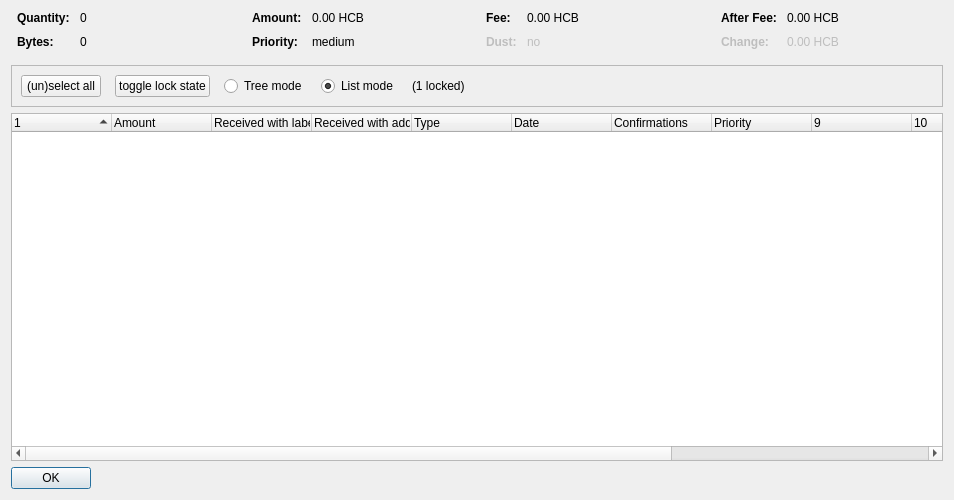
<?xml version="1.0" encoding="UTF-8"?>
<ui version="4.0">
 <class>CoinControlDialog</class>
 <widget class="QDialog" name="CoinControlDialog">
  <property name="geometry">
   <rect>
    <x>0</x>
    <y>0</y>
    <width>954</width>
    <height>500</height>
   </rect>
  </property>
  <property name="windowTitle">
   <string>Coin Selection</string>
  </property>
  <layout class="QVBoxLayout" name="verticalLayout">
   <item>
    <layout class="QHBoxLayout" name="horizontalLayoutTop" stretch="0,0,0,0">
     <property name="topMargin">
      <number>0</number>
     </property>
     <property name="bottomMargin">
      <number>10</number>
     </property>
     <item>
      <layout class="QFormLayout" name="formLayoutCoinControl1">
       <property name="horizontalSpacing">
        <number>10</number>
       </property>
       <property name="verticalSpacing">
        <number>10</number>
       </property>
       <property name="leftMargin">
        <number>6</number>
       </property>
       <property name="rightMargin">
        <number>6</number>
       </property>
       <item row="0" column="0">
        <widget class="QLabel" name="labelCoinControlQuantityText">
         <property name="font">
          <font>
           <weight>75</weight>
           <bold>true</bold>
          </font>
         </property>
         <property name="text">
          <string>Quantity:</string>
         </property>
        </widget>
       </item>
       <item row="0" column="1">
        <widget class="QLabel" name="labelCoinControlQuantity">
         <property name="cursor">
          <cursorShape>IBeamCursor</cursorShape>
         </property>
         <property name="contextMenuPolicy">
          <enum>Qt::ActionsContextMenu</enum>
         </property>
         <property name="text">
          <string notr="true">0</string>
         </property>
         <property name="textInteractionFlags">
          <set>Qt::LinksAccessibleByMouse|Qt::TextSelectableByKeyboard|Qt::TextSelectableByMouse</set>
         </property>
        </widget>
       </item>
       <item row="1" column="0">
        <widget class="QLabel" name="labelCoinControlBytesText">
         <property name="font">
          <font>
           <weight>75</weight>
           <bold>true</bold>
          </font>
         </property>
         <property name="text">
          <string>Bytes:</string>
         </property>
        </widget>
       </item>
       <item row="1" column="1">
        <widget class="QLabel" name="labelCoinControlBytes">
         <property name="cursor">
          <cursorShape>IBeamCursor</cursorShape>
         </property>
         <property name="contextMenuPolicy">
          <enum>Qt::ActionsContextMenu</enum>
         </property>
         <property name="text">
          <string notr="true">0</string>
         </property>
         <property name="textInteractionFlags">
          <set>Qt::LinksAccessibleByMouse|Qt::TextSelectableByKeyboard|Qt::TextSelectableByMouse</set>
         </property>
        </widget>
       </item>
      </layout>
     </item>
     <item>
      <layout class="QFormLayout" name="formLayoutCoinControl2">
       <property name="horizontalSpacing">
        <number>10</number>
       </property>
       <property name="verticalSpacing">
        <number>10</number>
       </property>
       <property name="leftMargin">
        <number>6</number>
       </property>
       <property name="rightMargin">
        <number>6</number>
       </property>
       <item row="0" column="0">
        <widget class="QLabel" name="labelCoinControlAmountText">
         <property name="font">
          <font>
           <weight>75</weight>
           <bold>true</bold>
          </font>
         </property>
         <property name="text">
          <string>Amount:</string>
         </property>
        </widget>
       </item>
       <item row="0" column="1">
        <widget class="QLabel" name="labelCoinControlAmount">
         <property name="cursor">
          <cursorShape>IBeamCursor</cursorShape>
         </property>
         <property name="contextMenuPolicy">
          <enum>Qt::ActionsContextMenu</enum>
         </property>
         <property name="text">
          <string notr="true">0.00 HCB</string>
         </property>
         <property name="textInteractionFlags">
          <set>Qt::LinksAccessibleByMouse|Qt::TextSelectableByKeyboard|Qt::TextSelectableByMouse</set>
         </property>
        </widget>
       </item>
       <item row="1" column="0">
        <widget class="QLabel" name="labelCoinControlPriorityText">
         <property name="font">
          <font>
           <weight>75</weight>
           <bold>true</bold>
          </font>
         </property>
         <property name="text">
          <string>Priority:</string>
         </property>
        </widget>
       </item>
       <item row="1" column="1">
        <widget class="QLabel" name="labelCoinControlPriority">
         <property name="cursor">
          <cursorShape>IBeamCursor</cursorShape>
         </property>
         <property name="contextMenuPolicy">
          <enum>Qt::ActionsContextMenu</enum>
         </property>
         <property name="text">
          <string>medium</string>
         </property>
         <property name="textInteractionFlags">
          <set>Qt::LinksAccessibleByMouse|Qt::TextSelectableByKeyboard|Qt::TextSelectableByMouse</set>
         </property>
        </widget>
       </item>
      </layout>
     </item>
     <item>
      <layout class="QFormLayout" name="formLayoutCoinControl3">
       <property name="horizontalSpacing">
        <number>10</number>
       </property>
       <property name="verticalSpacing">
        <number>10</number>
       </property>
       <property name="leftMargin">
        <number>6</number>
       </property>
       <property name="rightMargin">
        <number>6</number>
       </property>
       <item row="0" column="0">
        <widget class="QLabel" name="labelCoinControlFeeText">
         <property name="font">
          <font>
           <weight>75</weight>
           <bold>true</bold>
          </font>
         </property>
         <property name="text">
          <string>Fee:</string>
         </property>
        </widget>
       </item>
       <item row="0" column="1">
        <widget class="QLabel" name="labelCoinControlFee">
         <property name="cursor">
          <cursorShape>IBeamCursor</cursorShape>
         </property>
         <property name="contextMenuPolicy">
          <enum>Qt::ActionsContextMenu</enum>
         </property>
         <property name="text">
          <string notr="true">0.00 HCB</string>
         </property>
         <property name="textInteractionFlags">
          <set>Qt::LinksAccessibleByMouse|Qt::TextSelectableByKeyboard|Qt::TextSelectableByMouse</set>
         </property>
        </widget>
       </item>
       <item row="1" column="0">
        <widget class="QLabel" name="labelCoinControlLowOutputText">
         <property name="enabled">
          <bool>false</bool>
         </property>
         <property name="font">
          <font>
           <weight>75</weight>
           <bold>true</bold>
          </font>
         </property>
         <property name="text">
          <string>Dust:</string>
         </property>
        </widget>
       </item>
       <item row="1" column="1">
        <widget class="QLabel" name="labelCoinControlLowOutput">
         <property name="enabled">
          <bool>false</bool>
         </property>
         <property name="cursor">
          <cursorShape>IBeamCursor</cursorShape>
         </property>
         <property name="contextMenuPolicy">
          <enum>Qt::ActionsContextMenu</enum>
         </property>
         <property name="text">
          <string>no</string>
         </property>
         <property name="textInteractionFlags">
          <set>Qt::LinksAccessibleByMouse|Qt::TextSelectableByKeyboard|Qt::TextSelectableByMouse</set>
         </property>
        </widget>
       </item>
      </layout>
     </item>
     <item>
      <layout class="QFormLayout" name="formLayoutCoinControl4">
       <property name="horizontalSpacing">
        <number>10</number>
       </property>
       <property name="verticalSpacing">
        <number>10</number>
       </property>
       <property name="leftMargin">
        <number>6</number>
       </property>
       <property name="rightMargin">
        <number>6</number>
       </property>
       <item row="0" column="0">
        <widget class="QLabel" name="labelCoinControlAfterFeeText">
         <property name="font">
          <font>
           <weight>75</weight>
           <bold>true</bold>
          </font>
         </property>
         <property name="text">
          <string>After Fee:</string>
         </property>
        </widget>
       </item>
       <item row="0" column="1">
        <widget class="QLabel" name="labelCoinControlAfterFee">
         <property name="cursor">
          <cursorShape>IBeamCursor</cursorShape>
         </property>
         <property name="contextMenuPolicy">
          <enum>Qt::ActionsContextMenu</enum>
         </property>
         <property name="text">
          <string notr="true">0.00 HCB</string>
         </property>
         <property name="textInteractionFlags">
          <set>Qt::LinksAccessibleByMouse|Qt::TextSelectableByKeyboard|Qt::TextSelectableByMouse</set>
         </property>
        </widget>
       </item>
       <item row="1" column="0">
        <widget class="QLabel" name="labelCoinControlChangeText">
         <property name="enabled">
          <bool>false</bool>
         </property>
         <property name="font">
          <font>
           <weight>75</weight>
           <bold>true</bold>
          </font>
         </property>
         <property name="text">
          <string>Change:</string>
         </property>
        </widget>
       </item>
       <item row="1" column="1">
        <widget class="QLabel" name="labelCoinControlChange">
         <property name="enabled">
          <bool>false</bool>
         </property>
         <property name="cursor">
          <cursorShape>IBeamCursor</cursorShape>
         </property>
         <property name="contextMenuPolicy">
          <enum>Qt::ActionsContextMenu</enum>
         </property>
         <property name="text">
          <string notr="true">0.00 HCB</string>
         </property>
         <property name="textInteractionFlags">
          <set>Qt::LinksAccessibleByMouse|Qt::TextSelectableByKeyboard|Qt::TextSelectableByMouse</set>
         </property>
        </widget>
       </item>
      </layout>
     </item>
    </layout>
   </item>
   <item>
    <widget class="QFrame" name="frame">
     <property name="minimumSize">
      <size>
       <width>0</width>
       <height>40</height>
      </size>
     </property>
     <property name="frameShape">
      <enum>QFrame::StyledPanel</enum>
     </property>
     <property name="frameShadow">
      <enum>QFrame::Sunken</enum>
     </property>
     <layout class="QHBoxLayout" name="horizontalLayout">
      <item>
       <layout class="QHBoxLayout" name="horizontalLayoutPanel" stretch="0,0,0,0,0,0">
        <property name="spacing">
         <number>14</number>
        </property>
        <item>
         <widget class="QPushButton" name="pushButtonSelectAll">
          <property name="sizePolicy">
           <sizepolicy hsizetype="Maximum" vsizetype="Fixed">
            <horstretch>0</horstretch>
            <verstretch>0</verstretch>
           </sizepolicy>
          </property>
          <property name="text">
           <string>(un)select all</string>
          </property>
          <property name="autoDefault">
           <bool>false</bool>
          </property>
         </widget>
        </item>
        <item>
         <widget class="QPushButton" name="pushButtonToggleLock">
          <property name="sizePolicy">
           <sizepolicy hsizetype="Maximum" vsizetype="Fixed">
            <horstretch>0</horstretch>
            <verstretch>0</verstretch>
           </sizepolicy>
          </property>
          <property name="text">
           <string>toggle lock state</string>
          </property>
          <property name="autoDefault">
           <bool>false</bool>
          </property>
         </widget>
        </item>
        <item>
         <widget class="QRadioButton" name="radioTreeMode">
          <property name="sizePolicy">
           <sizepolicy hsizetype="Maximum" vsizetype="Fixed">
            <horstretch>0</horstretch>
            <verstretch>0</verstretch>
           </sizepolicy>
          </property>
          <property name="text">
           <string>Tree mode</string>
          </property>
         </widget>
        </item>
        <item>
         <widget class="QRadioButton" name="radioListMode">
          <property name="sizePolicy">
           <sizepolicy hsizetype="Maximum" vsizetype="Fixed">
            <horstretch>0</horstretch>
            <verstretch>0</verstretch>
           </sizepolicy>
          </property>
          <property name="text">
           <string>List mode</string>
          </property>
          <property name="checked">
           <bool>true</bool>
          </property>
         </widget>
        </item>
        <item>
         <widget class="QLabel" name="labelLocked">
          <property name="text">
           <string>(1 locked)</string>
          </property>
         </widget>
        </item>
        <item>
         <spacer name="horizontalSpacer">
          <property name="orientation">
           <enum>Qt::Horizontal</enum>
          </property>
          <property name="sizeHint" stdset="0">
           <size>
            <width>40</width>
            <height>20</height>
           </size>
          </property>
         </spacer>
        </item>
       </layout>
      </item>
     </layout>
    </widget>
   </item>
   <item>
    <widget class="CoinControlTreeWidget" name="treeWidget">
     <property name="contextMenuPolicy">
      <enum>Qt::CustomContextMenu</enum>
     </property>
     <property name="sortingEnabled">
      <bool>false</bool>
     </property>
     <property name="columnCount">
      <number>13</number>
     </property>
     <attribute name="headerShowSortIndicator" stdset="0">
      <bool>true</bool>
     </attribute>
     <attribute name="headerStretchLastSection">
      <bool>false</bool>
     </attribute>
     <column>
      <property name="text">
       <string/>
      </property>
     </column>
     <column>
      <property name="text">
       <string>Amount</string>
      </property>
     </column>
     <column>
      <property name="text">
       <string>Received with label</string>
      </property>
     </column>
     <column>
      <property name="text">
       <string>Received with address</string>
      </property>
     </column>
     <column>
      <property name="text">
	<string>Type</string>
      </property>
     </column>
     <column>
      <property name="text">	 
       <string>Date</string>
      </property>
     </column>
     <column>
      <property name="text">
       <string>Confirmations</string>
      </property>
      <property name="toolTip">
       <string>Confirmed</string>
      </property>
     </column>
     <column>
      <property name="text">
       <string>Priority</string>
      </property>
     </column>
     <column>
      <property name="text">
       <string/>
      </property>
     </column>
     <column>
      <property name="text">
       <string/>
      </property>
     </column>
     <column>
      <property name="text">
       <string/>
      </property>
     </column>
     <column>
      <property name="text">
       <string/>
      </property>
     </column>
     <column>
      <property name="text">
       <string/>
      </property>
     </column>
    </widget>
   </item>
   <item>
    <widget class="QDialogButtonBox" name="buttonBox">
     <property name="sizePolicy">
      <sizepolicy hsizetype="Maximum" vsizetype="Fixed">
       <horstretch>0</horstretch>
       <verstretch>0</verstretch>
      </sizepolicy>
     </property>
     <property name="orientation">
      <enum>Qt::Horizontal</enum>
     </property>
     <property name="standardButtons">
      <set>QDialogButtonBox::Ok</set>
     </property>
    </widget>
   </item>
  </layout>
 </widget>
 <customwidgets>
  <customwidget>
   <class>CoinControlTreeWidget</class>
   <extends>QTreeWidget</extends>
   <header>coincontroltreewidget.h</header>
  </customwidget>
 </customwidgets>
 <resources/>
 <connections/>
</ui>
